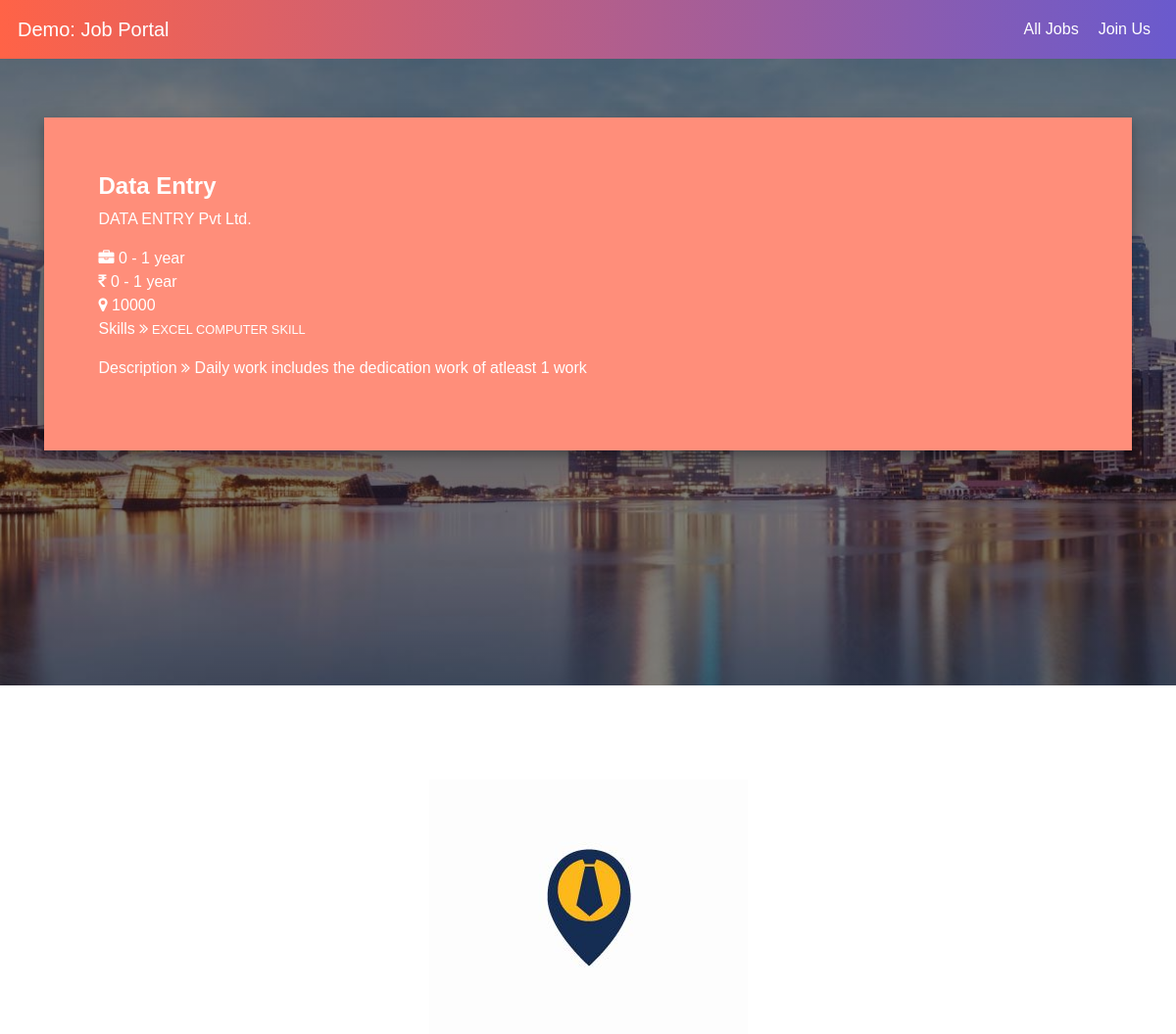
The page /description/0 on the database its author committed.
### tables this page shows
CREATE TABLE `joblist` (
  `job_id` int(255) NOT NULL,
  `job_title` varchar(100) NOT NULL,
  `job_location` varchar(50) NOT NULL,
  `job_skills` varchar(150) NOT NULL,
  `job_salary` int(255) NOT NULL,
  `job_company_name` varchar(150) NOT NULL,
  `job_description` varchar(400) NOT NULL,
  `job_experience` varchar(50) NOT NULL,
  `job_employeer_email` varchar(50) NOT NULL
);

### application/controllers/Home.php (called while the page is built, shortened)
<?php
class Home extends CI_Controller {
	function __construct() {
		$this->load->library('session');
		$this->load->helper('url');
		$this->load->model('job_model');
		$this->data = $this->job_model->readJobs();
	}
	public function job()
	{
		$item = $this->data;
		$data['job'] = $item[$this->uri->segment(2)];
		$this->load->view('description',$data);
	}
}

### index.php (called while the page is built, shortened)
<?php
require_once BASEPATH.'core/CodeIgniter.php';

### application/models/Job_model.php (called while the page is built, shortened)
<?php
class Job_model extends CI_Model {
    public function readJobs(){
        $query = $this->db->get('joblist');
        return $query->result_array();
    }
}
?>

### application/views/description.php (the view)
<?php require('header.php'); ?>
<div class="banner ">
    <div class="container login-container">
        <div class="login-form-3">
				<?php
				$names = explode(",", $job['job_skills']);
				echo "<h4><b>".$job['job_title']."</b></h4>
				<p>".$job['job_company_name']."</p>
				<i class='fa fa-briefcase'></i><span> ".$job['job_experience']."</span><br/>
				<i class='fa fa-inr'></i><span> ".$job['job_experience']."</span><br/>
				<i class='fa fa-map-marker'></i><span> ".$job['job_salary']."</span>
				<p>Skills <i class='fa fa-angle-double-right'></i>";
				foreach($names as $name){ echo '<small> '.$name.'</small>'; }
				echo "<p>Description <i class='fa fa-angle-double-right'></i> ".$job['job_description'];
				?>
		</div>
    </div>
</section>
<?php require('footer.php'); ?>

### css/style.css (style rules this page uses)
* { padding: 0; margin: 0; font-family: sans-serif; }
.banner { height: 80vh; background-image: linear-gradient(rgba(0,0,0,0.5),rgba(0,0,0,0.5)),url(../images/banner1.png); background-size: cover; background-position: center; color: #fff; }

### css/registercss.css (style rules this page uses)
.login-container { padding-top:5%; margin-bottom: 5%; }
.login-form-3 { padding: 5%; background: #ff8e7a; box-shadow: 0 5px 8px 0 rgba(0, 0, 0, 0.2), 0 9px 26px 0 rgba(0, 0, 0, 0.19); }

### rows shown on the page
joblist: job_title "Data Entry", job_company_name "DATA ENTRY Pvt Ltd.", job_experience "0 - 1 year", job_salary "10000", job_skills "EXCEL", job_skills "COMPUTER SKILL", job_description "Daily work includes the dedication work of atleast 1 work"
